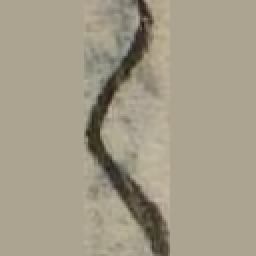
#> input picture sotsuron/collection/Ghosting/Best_LPIPS/Baseline.png, 128 x 128 px (shown 2 times larger)
$ python -i add_stain_5types.py   (imports and definitions only)
#> lines starting #> are read from the running program, lines starting #| are printed output that depends on the picture
import os
import glob
import random
import warnings
import numpy as np
import scipy.ndimage as ndi
import pylab
from skimage import io, color
from PIL import Image
import argparse  # 追加

# 警告を抑制
# [1 line not run here, left out]

# ---------------------------------------------------------
# 損傷付与関数の定義 (提供されたコードベース)
# ---------------------------------------------------------

def random_blobs(shape, blobdensity=3e-4, size=39, roughness=2.0):
    from random import randint
    h, w = shape
    numblobs = int(blobdensity * w * h)
    mask = np.zeros((h, w), 'i')
    for i in range(numblobs):
        mask[randint(0, h-1), randint(0, w-1)] = 1
    dt = ndi.distance_transform_edt(1-mask)
    mask =  np.array(dt < size, 'f')
    mask = ndi.gaussian_filter(mask, size/(2*roughness))
    mask -= np.amin(mask)
    mask /= np.amax(mask)
    noise = pylab.rand(h, w)
    noise = ndi.gaussian_filter(noise, size/(2*roughness))
    noise -= np.amin(noise)
    noise /= np.amax(noise)
    return np.array(mask * noise > 0.5, 'f')

# [8 lines left out: function random_ghost, not called in this run]

def random_stain(img, severity=0.5):
#> called with severity = 0.5
    if len(img.shape) == 3:
        H,W,C = img.shape
#> H = 128; W = 128; C = 3
    else:
        H,W = img.shape
        img = img[:,:,None]
        C = 1

    # 汚れの形状（マスク）を作成 (0.0 ~ 1.0)
    # severityを使って汚れの密度や大きさを調整しても良いですが、
    # ここでは元のロジックのまま 3e-4, 30 を使用します
    stain_pos = random_blobs((H,W), 3e-4, 30)

    # 汚れの色をランダム決定
    r_rand = np.random.randint(128,169)
    g_rand = np.random.randint(128,169)
    b_rand = np.random.randint(128,169)

    # 汚れ画像を作成
    stain_color = np.zeros((H,W,3), dtype=np.float32)
    stain_color[:,:,0] = r_rand
    stain_color[:,:,1] = g_rand
    stain_color[:,:,2] = b_rand

    # マスクの次元を合わせる (H,W) -> (H,W,1)
    mask = stain_pos[..., None]

    # 【修正点】
    # 元の画像(img)と汚れ(stain_color)を、マスクを使って合成します。
    # maskが1の部分は汚れの色になり、0の部分は元の画像になります。
    # これにより、文字の有無に関係なく汚れが上書きされます。
    img = img.astype(np.float32)
    img_stain = img * (1 - mask) + stain_color * mask
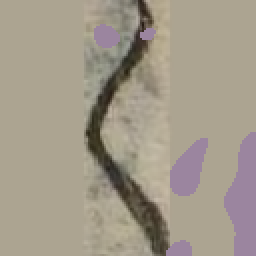
#> img_stain: shape (128, 128, 3) float32 (shown 2 times larger); mean R, G, B 162.2, 153.4, 138.3

    img_stain = (np.clip(img_stain, 0, 255)).astype(np.uint8)

    # マスクも返す (可視化や学習用)
    return img_stain, mask

# [189 lines left out: functions random_transparent_stain, random_missing, random_scratch, process_images, process_splits, not called in this run]

# ---------------------------------------------------------
# 実行設定
# ---------------------------------------------------------

# [15 lines not run here, left out]

>>> import cv2
>>> picture = cv2.cvtColor(cv2.imread('../../sotsuron/collection/Ghosting/Best_LPIPS/Baseline.png'), cv2.COLOR_BGR2RGB)
>>> result = random_stain(picture)
